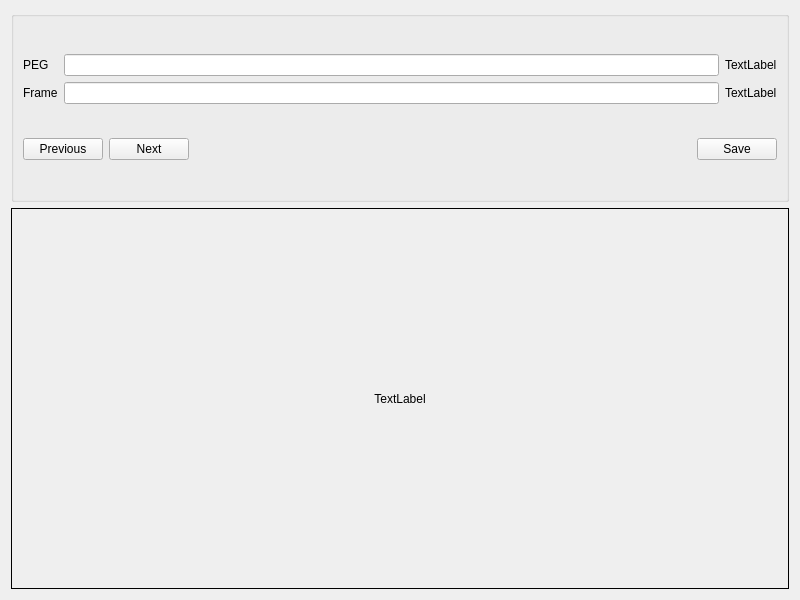
<?xml version="1.0" encoding="UTF-8"?>
<ui version="4.0">
 <class>ImageViewer</class>
 <widget class="QWidget" name="ImageViewer">
  <property name="geometry">
   <rect>
    <x>0</x>
    <y>0</y>
    <width>800</width>
    <height>600</height>
   </rect>
  </property>
  <property name="windowTitle">
   <string>Frame</string>
  </property>
  <layout class="QGridLayout" name="gridLayout">
   <item row="1" column="0">
    <widget class="QLabel" name="label">
     <property name="sizePolicy">
      <sizepolicy hsizetype="Preferred" vsizetype="Preferred">
       <horstretch>0</horstretch>
       <verstretch>2</verstretch>
      </sizepolicy>
     </property>
     <property name="frameShape">
      <enum>QFrame::Box</enum>
     </property>
     <property name="text">
      <string>TextLabel</string>
     </property>
     <property name="alignment">
      <set>Qt::AlignCenter</set>
     </property>
    </widget>
   </item>
   <item row="0" column="0">
    <widget class="QGroupBox" name="groupBox">
     <property name="sizePolicy">
      <sizepolicy hsizetype="Preferred" vsizetype="Preferred">
       <horstretch>0</horstretch>
       <verstretch>1</verstretch>
      </sizepolicy>
     </property>
     <property name="title">
      <string/>
     </property>
     <layout class="QGridLayout" name="gridLayout_2">
      <item row="0" column="0">
       <layout class="QGridLayout" name="gridLayout_3">
        <item row="0" column="0">
         <widget class="QLabel" name="pegLabel">
          <property name="text">
           <string>PEG</string>
          </property>
         </widget>
        </item>
        <item row="1" column="0">
         <widget class="QLabel" name="frameLabel">
          <property name="text">
           <string>Frame</string>
          </property>
         </widget>
        </item>
        <item row="0" column="1">
         <widget class="QLineEdit" name="pegLineEdit">
          <property name="readOnly">
           <bool>true</bool>
          </property>
         </widget>
        </item>
        <item row="1" column="1">
         <widget class="QLineEdit" name="frameLineEdit">
          <property name="readOnly">
           <bool>true</bool>
          </property>
         </widget>
        </item>
        <item row="0" column="2">
         <widget class="QLabel" name="numFrames">
          <property name="text">
           <string>TextLabel</string>
          </property>
         </widget>
        </item>
        <item row="1" column="2">
         <widget class="QLabel" name="frameIndex">
          <property name="text">
           <string>TextLabel</string>
          </property>
         </widget>
        </item>
       </layout>
      </item>
      <item row="1" column="0">
       <layout class="QHBoxLayout" name="horizontalLayout">
        <item>
         <widget class="QPushButton" name="prev">
          <property name="sizePolicy">
           <sizepolicy hsizetype="Maximum" vsizetype="Fixed">
            <horstretch>0</horstretch>
            <verstretch>0</verstretch>
           </sizepolicy>
          </property>
          <property name="text">
           <string>Previous</string>
          </property>
         </widget>
        </item>
        <item>
         <widget class="QPushButton" name="next">
          <property name="sizePolicy">
           <sizepolicy hsizetype="Maximum" vsizetype="Fixed">
            <horstretch>0</horstretch>
            <verstretch>0</verstretch>
           </sizepolicy>
          </property>
          <property name="text">
           <string>Next</string>
          </property>
         </widget>
        </item>
        <item>
         <spacer name="horizontalSpacer">
          <property name="orientation">
           <enum>Qt::Horizontal</enum>
          </property>
          <property name="sizeHint" stdset="0">
           <size>
            <width>40</width>
            <height>20</height>
           </size>
          </property>
         </spacer>
        </item>
        <item>
         <widget class="QPushButton" name="save">
          <property name="text">
           <string>Save</string>
          </property>
         </widget>
        </item>
       </layout>
      </item>
     </layout>
    </widget>
   </item>
  </layout>
 </widget>
 <resources/>
 <connections/>
</ui>
